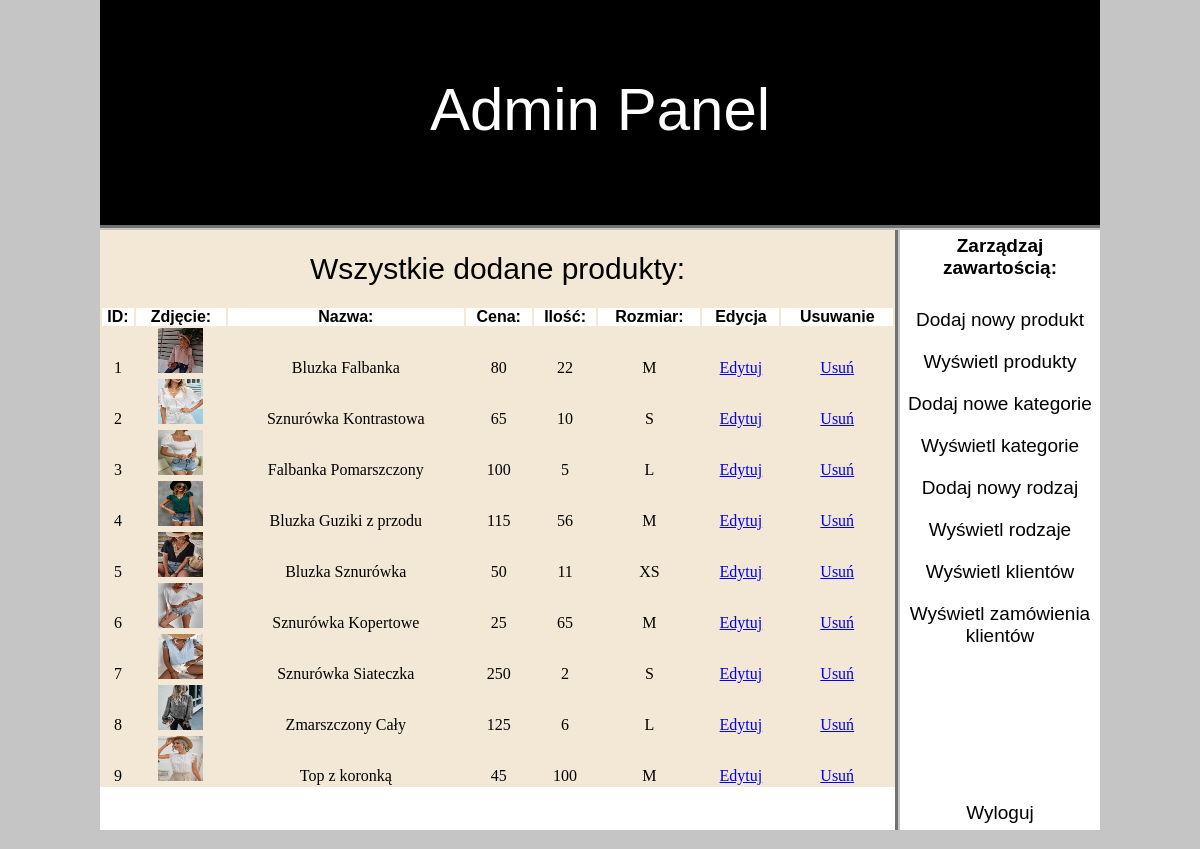
/Szopracz/Admin/index.php?view_products (signed in), run on the app's committed database.
### tables this page shows
CREATE TABLE `produkty` (
  `produkt_id` int(100) NOT NULL,
  `produkt_rodzaj` text NOT NULL,
  `produkt_kategoria` text NOT NULL,
  `produkt_nazwa` text NOT NULL,
  `produkt_cena` int(255) NOT NULL,
  `produkt_opis` text NOT NULL,
  `produkt_ilosc` int(255) NOT NULL,
  `produkt_rozmiar` text NOT NULL,
  `produkt_zdjecie` text NOT NULL,
  `produkt_skluczowe` text NOT NULL
);

### Szopracz/Admin/view_products.php (the view)
<?php
if(!isset($_SESSION['user_email']))
{
    echo "<script>window.open('login.php', '_self')</script>";
}
else
{
    ?>
<table width="795" border="2" bgcolor="#f2e8d5">
    <tr align="center">
        <td colspan="8"><h2 style="font-family: Arial, Helvetica, sans-serif; font-size: 30px; margin-top: 20px; margin-bottom: 20px;" >Wszystkie dodane produkty:</h2></td>
    </tr>
    <tr bgcolor="white">
        <td align="right" style="font-family: Arial, Helvetica, sans-serif; font-weight: bold; text-align: center;">ID:</td>
        <td align="right" style="font-family: Arial, Helvetica, sans-serif; font-weight: bold; text-align: center;">Zdjęcie:</td>
        <td align="right" style="font-family: Arial, Helvetica, sans-serif; font-weight: bold; text-align: center;">Nazwa:</td>
        <td align="right" style="font-family: Arial, Helvetica, sans-serif; font-weight: bold; text-align: center;">Cena:</td>
        <td align="right" style="font-family: Arial, Helvetica, sans-serif; font-weight: bold; text-align: center;">Ilość:</td>
        <td align="right" style="font-family: Arial, Helvetica, sans-serif; font-weight: bold; text-align: center;">Rozmiar:</td>
        <td align="right" style="font-family: Arial, Helvetica, sans-serif; font-weight: bold; text-align: center;">Edycja</td>
        <td align="right" style="font-family: Arial, Helvetica, sans-serif; font-weight: bold; text-align: center;">Usuwanie</td>
    </tr>
    <?php
        include("includes/db_connect.php");
        $get_pro = "SELECT * FROM produkty";
        $run_pro = mysqli_query($con, $get_pro);
        while($row_pro = mysqli_fetch_array($run_pro))
        {
            $pro_id = $row_pro['produkt_id'];
            $pro_img = $row_pro['produkt_zdjecie'];
            $pro_title = $row_pro['produkt_nazwa'];
            $pro_price = $row_pro['produkt_cena'];
            $pro_qty = $row_pro['produkt_ilosc'];
            $pro_size = $row_pro['produkt_rozmiar'];
    ?>
    <tr align="center">
        <td><?php echo $pro_id; ?></td>
        <td><img src="product_images/<?php echo $pro_img; ?>" width="45" height="45"/></td>
        <td><?php echo $pro_title; ?></td>
        <td><?php echo $pro_price; ?></td>
        <td><?php echo $pro_qty; ?></td>
        <td><?php echo $pro_size; ?></td>
        <td><a href="index.php?edit_pro=<?php echo $pro_id; ?>">Edytuj</a></td>
        <td><a href="delete_pro.php?delete_pro=<?php echo $pro_id; ?>" onclick="return confirm('Czy na pewno usunąć produkt?')">Usuń</a></td>
    </tr>
    <?php } ?>
</table>
<?php } ?>

### Szopracz/Admin/styles/style.css (style rules this page uses)
html, body, div, span, applet, object, iframe, h1, h2, h3, h4, h5, h6, p, blockquote, pre, a, abbr, acronym, address, big, cite, code, del, dfn, em, img, ins, kbd, q, s, samp, small, strike, strong, sub, sup, tt, var, b, u, i, center, dl, dt, dd, ol, ul, li, fieldset, form, label, legend, table, caption, tbody, tfoot, thead, tr, th, td, article, aside, canvas, details, embed, figure, figcaption, footer, header, hgroup, menu, nav, output, ruby, section, summary, time, mark, audio, video { margin: 0; padding: 0; border: 0; font-size: 100%; font: inherit; vertical-align: baseline; }
body { background-color: #C5C5C5; }

### data on the page
produkty: produkt_id "1", produkt_zdjecie (picture), produkt_nazwa "Bluzka Falbanka", produkt_cena "80", produkt_ilosc "22", produkt_rozmiar "M"
produkty: produkt_id "2", produkt_zdjecie (picture), produkt_nazwa "Sznurówka Kontrastowa", produkt_cena "65", produkt_ilosc "10", produkt_rozmiar "S"
produkty: produkt_id "3", produkt_zdjecie (picture), produkt_nazwa "Falbanka Pomarszczony", produkt_cena "100", produkt_ilosc "5", produkt_rozmiar "L"
produkty: produkt_id "4", produkt_zdjecie (picture), produkt_nazwa "Bluzka Guziki z przodu", produkt_cena "115", produkt_ilosc "56", produkt_rozmiar "M"
produkty: produkt_id "5", produkt_zdjecie (picture), produkt_nazwa "Bluzka Sznurówka", produkt_cena "50", produkt_ilosc "11", produkt_rozmiar "XS"
produkty: produkt_id "6", produkt_zdjecie (picture), produkt_nazwa "Sznurówka Kopertowe", produkt_cena "25", produkt_ilosc "65", produkt_rozmiar "M"
produkty: produkt_id "7", produkt_zdjecie (picture), produkt_nazwa "Sznurówka Siateczka", produkt_cena "250", produkt_ilosc "2", produkt_rozmiar "S"
produkty: produkt_id "8", produkt_zdjecie (picture), produkt_nazwa "Zmarszczony Cały", produkt_cena "125", produkt_ilosc "6", produkt_rozmiar "L"
produkty: produkt_id "9", produkt_zdjecie (picture), produkt_nazwa "Top z koronką", produkt_cena "45", produkt_ilosc "100", produkt_rozmiar "M"
